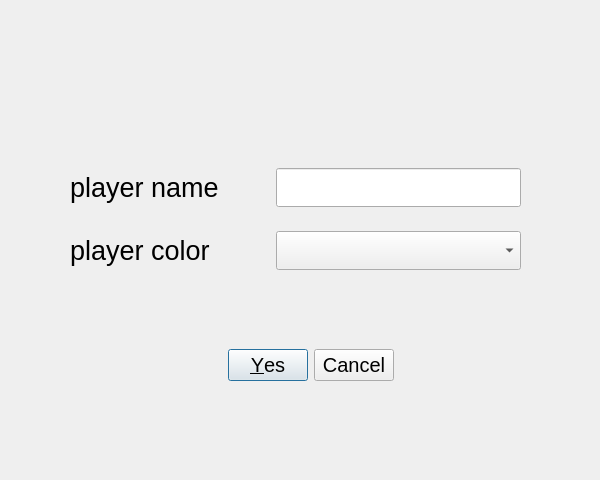
<?xml version="1.0" encoding="UTF-8"?>
<ui version="4.0">
 <class>PlayerInfo</class>
 <widget class="QDialog" name="PlayerInfo">
  <property name="geometry">
   <rect>
    <x>0</x>
    <y>0</y>
    <width>600</width>
    <height>480</height>
   </rect>
  </property>
  <property name="windowTitle">
   <string>Dialog</string>
  </property>
  <widget class="QDialogButtonBox" name="buttonBox">
   <property name="geometry">
    <rect>
     <x>220</x>
     <y>340</y>
     <width>181</width>
     <height>51</height>
    </rect>
   </property>
   <property name="font">
    <font>
     <pointsize>15</pointsize>
    </font>
   </property>
   <property name="orientation">
    <enum>Qt::Horizontal</enum>
   </property>
   <property name="standardButtons">
    <set>QDialogButtonBox::Cancel|QDialogButtonBox::Yes</set>
   </property>
   <property name="centerButtons">
    <bool>true</bool>
   </property>
  </widget>
  <widget class="QWidget" name="layoutWidget">
   <property name="geometry">
    <rect>
     <x>70</x>
     <y>140</y>
     <width>451</width>
     <height>140</height>
    </rect>
   </property>
   <layout class="QVBoxLayout" name="verticalLayout">
    <property name="topMargin">
     <number>10</number>
    </property>
    <item>
     <layout class="QHBoxLayout" name="horizontalLayout">
      <property name="topMargin">
       <number>10</number>
      </property>
      <item>
       <widget class="QLabel" name="label">
        <property name="minimumSize">
         <size>
          <width>200</width>
          <height>0</height>
         </size>
        </property>
        <property name="font">
         <font>
          <pointsize>20</pointsize>
         </font>
        </property>
        <property name="text">
         <string>player name</string>
        </property>
       </widget>
      </item>
      <item>
       <widget class="QLineEdit" name="playername">
        <property name="font">
         <font>
          <pointsize>20</pointsize>
         </font>
        </property>
       </widget>
      </item>
     </layout>
    </item>
    <item>
     <layout class="QHBoxLayout" name="horizontalLayout_2">
      <property name="topMargin">
       <number>10</number>
      </property>
      <item>
       <widget class="QLabel" name="label_2">
        <property name="maximumSize">
         <size>
          <width>200</width>
          <height>200</height>
         </size>
        </property>
        <property name="font">
         <font>
          <pointsize>20</pointsize>
         </font>
        </property>
        <property name="text">
         <string>player color</string>
        </property>
       </widget>
      </item>
      <item>
       <widget class="QComboBox" name="playercolor">
        <property name="font">
         <font>
          <pointsize>20</pointsize>
         </font>
        </property>
       </widget>
      </item>
     </layout>
    </item>
   </layout>
  </widget>
 </widget>
 <resources/>
 <connections>
  <connection>
   <sender>buttonBox</sender>
   <signal>accepted()</signal>
   <receiver>PlayerInfo</receiver>
   <slot>accept()</slot>
   <hints>
    <hint type="sourcelabel">
     <x>248</x>
     <y>254</y>
    </hint>
    <hint type="destinationlabel">
     <x>157</x>
     <y>274</y>
    </hint>
   </hints>
  </connection>
  <connection>
   <sender>buttonBox</sender>
   <signal>rejected()</signal>
   <receiver>PlayerInfo</receiver>
   <slot>reject()</slot>
   <hints>
    <hint type="sourcelabel">
     <x>316</x>
     <y>260</y>
    </hint>
    <hint type="destinationlabel">
     <x>286</x>
     <y>274</y>
    </hint>
   </hints>
  </connection>
 </connections>
</ui>
